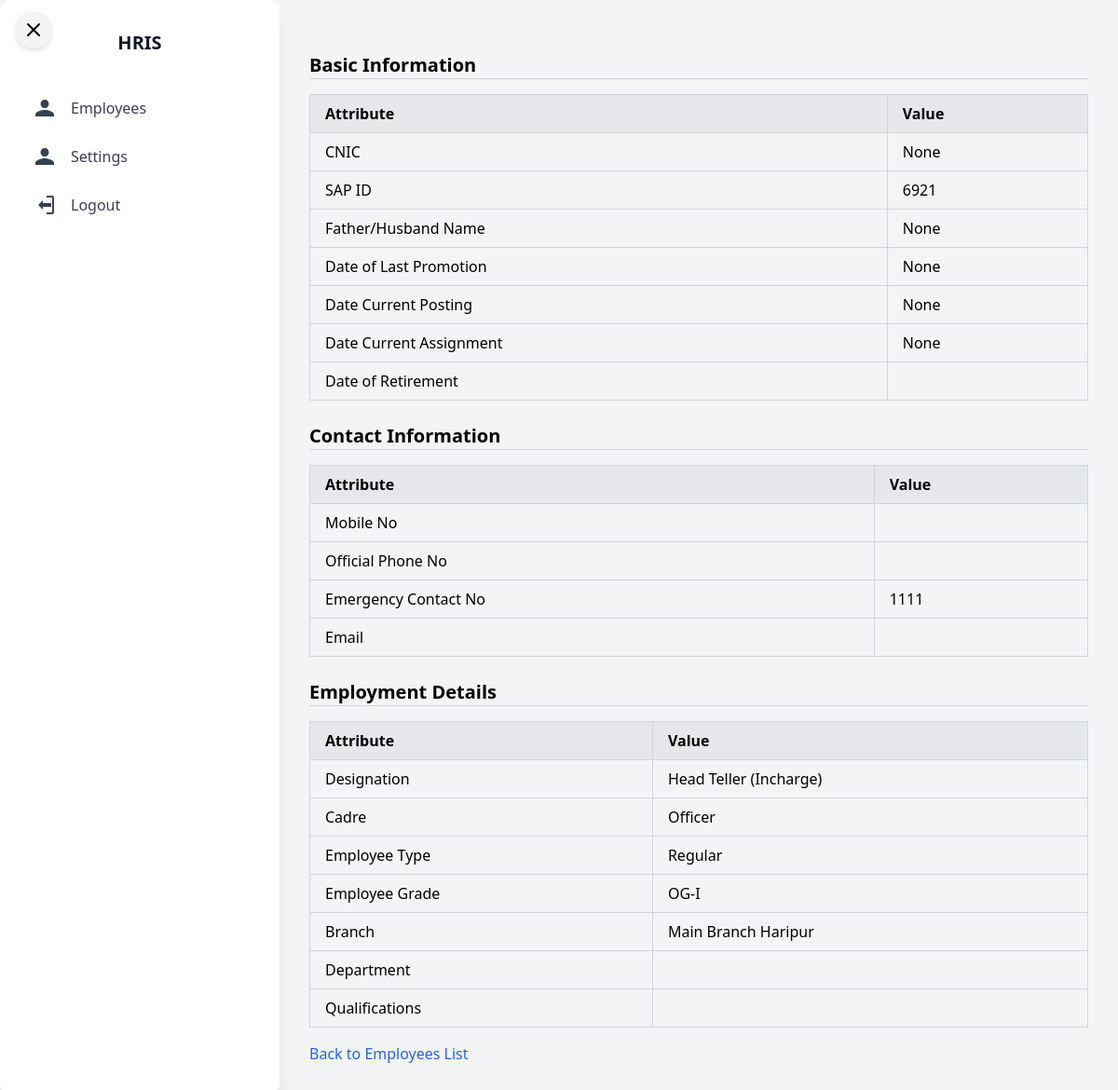
/employee/6921/ (signed in), run on the app's committed database.
### HRIS_App/models.py (models this page shows, shortened)
class Employee(AbstractBaseUser):
    email = models.EmailField(verbose_name="Email", max_length=255, blank=True, null=True, unique=True)
    name = models.CharField(max_length=200)
    password = models.CharField(max_length=128, blank=True, null=True)  # Allow null and blank
    is_active = models.BooleanField(default=True)
    is_admin = models.BooleanField(default=False)
    is_admin_employee = models.BooleanField(default=False)
    created_at = models.DateTimeField(auto_now_add=True)
    updated_at = models.DateTimeField(auto_now=True)
    TRANSFER_CHOICES = [
        ('within_group', 'Transferred within Group'),
        ('outside_group', 'Transferred outside Group'),
    ]
    cnic_no = models.CharField(max_length=13, unique=True, blank=True, null=True)
    husband_or_father_name = models.CharField(max_length=100, blank=True, null=True)
    SAP_ID = models.IntegerField(default=None, unique=True, blank=True, null=True,)
    designation = models.ForeignKey(
        'Designation', on_delete=models.SET_NULL, null=True, blank=True, to_field='title'
    )
    cadre = models.ForeignKey(
        'Cadre', on_delete=models.SET_NULL, null=True, blank=True
    )
    employee_type = models.ForeignKey(
        'EmployeeType', on_delete=models.SET_NULL, null=True, blank=True, to_field='name'
    )
    employee_grade = models.ForeignKey(
        'EmployeeGrade', on_delete=models.SET_NULL, null=True, blank=True, to_field="grade_name"
    )
    branch = models.ForeignKey(
        'Branch', on_delete=models.CASCADE, null=True, blank=True, related_name='employees', to_field="branch_code"
    )
    qualifications = models.ManyToManyField(
        'Qualification', related_name='employees', blank=True
    )
    region = models.ForeignKey(
        'Region', on_delete=models.CASCADE, null=True, to_field="name",  blank=True, related_name='employees'
    )
    date_of_last_promotion = models.DateField(blank=True, null=True)
    date_current_posting = models.DateField(blank=True, null=True)
    date_current_assignment = models.DateField(blank=True, null=True)
    mobile_number = models.CharField(max_length=15, blank=True, null=True, default="1111")
    admin_signature = models.BooleanField(default=False)
    phone_no_emergency_contact = models.CharField(max_length=15, blank=True, null=True, default="1111")
    date_of_joining = models.DateField(blank=True, null=True)
    user_group = models.CharField(max_length=200, default=None, blank=True, null=True)
    transferred_status = models.CharField(max_length=20, choices=TRANSFER_CHOICES, blank=True, null=True)
    pending_inquiry = models.BooleanField(default=False)
    remarks = models.TextField(blank=True, null=True)
    transfer_remarks = models.TextField(blank=True, null=True)
    GRADE_CHOICES = [
        ('A - Excellent', 'A - Excellent'),
        ('B - Very Good', 'B - Very Good'),
        ('C - Good', 'C - Good'),
        ('D - Needs Improvement', 'D - Needs Improvement'),
        ('E - Unsatisfactory', 'E - Unsatisfactory'),
    ]
    grade_assignment = models.CharField(max_length=100, choices=GRADE_CHOICES, blank=True, null=True)
    objects = MyUserManager()
    USERNAME_FIELD = "email"
    REQUIRED_FIELDS = ["name"]
    class Meta:
        verbose_name = "Employee"
        verbose_name_plural = " Employees"

class Designation(models.Model):
    title = models.CharField(max_length=100, unique=True)
    description = models.TextField(blank=True, null=True, default="Null")
    def __str__(self):
        return self.title

class Cadre(models.Model):
    name = models.CharField(max_length=100)
    description = models.TextField(blank=True, null=True)
    def __str__(self):
        return self.name

class EmployeeType(models.Model):
    name = models.CharField(max_length=100, unique=True)
    description = models.TextField(blank=True, null=True)
    def __str__(self):
        return self.name
    class Meta:
        verbose_name = "Employee Type"
        verbose_name_plural = " Employee Types"

class EmployeeGrade(models.Model):
    grade_name = models.CharField(max_length=100, unique=True)
    description = models.TextField(blank=True, null=True)
    def __str__(self):
        return self.grade_name
    class Meta:
        verbose_name = "Employee Grade"
        verbose_name_plural = " Employee Grades"

class Branch(models.Model):
    branch_code = models.IntegerField(unique=True)
    branch_name = models.CharField(max_length=500)
    branch_Category = models.CharField(max_length=100, default=None)
    branch_address = models.TextField(blank=True, null=True)
    region = models.ForeignKey(Region, on_delete=models.CASCADE, to_field="name", null=True,  blank=True)
    def __str__(self):
        return self.branch_name
    class Meta:
        verbose_name = "Branch"
        verbose_name_plural = " Branches"

### HRIS_App/views.py (the view)
# urls.py: path('employee/<int:sap_id>/', views.employee_detail_view, name='employee_detail'),
@login_required(login_url='account:login')
def employee_detail_view(request, sap_id):
    employee = get_object_or_404(Employee, SAP_ID=sap_id)
    return render(request, 'HRIS_App/employee_details.html', {'employee': employee})

### HRIS_App/templates/HRIS_App/employee_details.html (shortened to what this page needs)
{% extends "sidebar.html" %}
{% block content %}
<div class="container mx-auto p-4">
    <h2 class="text-xl font-semibold mt-6">Basic Information</h2>
    <hr class="border-gray-300 mb-4">
    <div class="overflow-x-auto">
        <table class="min-w-full border-collapse border border-gray-400">
            <thead>
                <tr class="bg-gray-200">
                    <th class="border border-gray-300 px-4 py-2 text-left">Attribute</th>
                    <th class="border border-gray-300 px-4 py-2 text-left">Value</th>
                </tr>
            </thead>
            <tbody>
                <tr class="hover:bg-gray-100">
                    <td class="border border-gray-300 px-4 py-2">CNIC</td>
                    <td class="border border-gray-300 px-4 py-2">{{ employee.cnic_no }}</td>
                </tr>
                <tr class="hover:bg-gray-100">
                    <td class="border border-gray-300 px-4 py-2">SAP ID</td>
                    <td class="border border-gray-300 px-4 py-2">{{ employee.SAP_ID }}</td>
                </tr>
                <tr class="hover:bg-gray-100">
                    <td class="border border-gray-300 px-4 py-2">Father/Husband Name</td>
                    <td class="border border-gray-300 px-4 py-2">{{ employee.husband_or_father_name }}</td>
                </tr>
                <tr class="hover:bg-gray-100">
                    <td class="border border-gray-300 px-4 py-2">Date of Last Promotion</td>
                    <td class="border border-gray-300 px-4 py-2">{{ employee.date_of_last_promotion }}</td>
                </tr>
                <tr class="hover:bg-gray-100">
                    <td class="border border-gray-300 px-4 py-2">Date Current Posting</td>
                    <td class="border border-gray-300 px-4 py-2">{{ employee.date_current_posting }}</td>
                </tr>
                <tr class="hover:bg-gray-100">
                    <td class="border border-gray-300 px-4 py-2">Date Current Assignment</td>
                    <td class="border border-gray-300 px-4 py-2">{{ employee.date_current_assignment }}</td>
                </tr>
                <tr class="hover:bg-gray-100">
                    <td class="border border-gray-300 px-4 py-2">Date of Retirement</td>
                    <td class="border border-gray-300 px-4 py-2">{{ employee.date_of_retirement }}</td>
                </tr>
            </tbody>
        </table>
    </div>
    <h2 class="text-xl font-semibold mt-6">Contact Information</h2>
    <hr class="border-gray-300 mb-4">
    <div class="overflow-x-auto">
        <table class="min-w-full border-collapse border border-gray-400">
            <thead>
                <tr class="bg-gray-200">
                    <th class="border border-gray-300 px-4 py-2 text-left">Attribute</th>
                    <th class="border border-gray-300 px-4 py-2 text-left">Value</th>
                </tr>
            </thead>
            <tbody>
                <tr class="hover:bg-gray-100">
                    <td class="border border-gray-300 px-4 py-2">Mobile No</td>
                    <td class="border border-gray-300 px-4 py-2">{{ employee.mobile_no }}</td>
                </tr>
                <tr class="hover:bg-gray-100">
                    <td class="border border-gray-300 px-4 py-2">Official Phone No</td>
                    <td class="border border-gray-300 px-4 py-2">{{ employee.phone_no_official }}</td>
                </tr>
                <tr class="hover:bg-gray-100">
                    <td class="border border-gray-300 px-4 py-2">Emergency Contact No</td>
                    <td class="border border-gray-300 px-4 py-2">{{ employee.phone_no_emergency_contact }}</td>
                </tr>
                <tr class="hover:bg-gray-100">
                    <td class="border border-gray-300 px-4 py-2">Email</td>
                    <td class="border border-gray-300 px-4 py-2">{{ employee.employee_email }}</td>
                </tr>
            </tbody>
        </table>
    </div>
    <h2 class="text-xl font-semibold mt-6">Employment Details</h2>
    <hr class="border-gray-300 mb-4">
    <div class="overflow-x-auto">
        <table class="min-w-full border-collapse border border-gray-400">
            <thead>
                <tr class="bg-gray-200">
                    <th class="border border-gray-300 px-4 py-2 text-left">Attribute</th>
                    <th class="border border-gray-300 px-4 py-2 text-left">Value</th>
                </tr>
            </thead>
            <tbody>
                <tr class="hover:bg-gray-100">
                    <td class="border border-gray-300 px-4 py-2">Designation</td>
                    <td class="border border-gray-300 px-4 py-2">{{ employee.designation }}</td>
                </tr>
                <tr class="hover:bg-gray-100">
                    <td class="border border-gray-300 px-4 py-2">Cadre</td>
                    <td class="border border-gray-300 px-4 py-2">{{ employee.cadre }}</td>
                </tr>
                <tr class="hover:bg-gray-100">
                    <td class="border border-gray-300 px-4 py-2">Employee Type</td>
                    <td class="border border-gray-300 px-4 py-2">{{ employee.employee_type }}</td>
                </tr>
                <tr class="hover:bg-gray-100">
                    <td class="border border-gray-300 px-4 py-2">Employee Grade</td>
                    <td class="border border-gray-300 px-4 py-2">{{ employee.employee_grade }}</td>
                </tr>
                <tr class="hover:bg-gray-100">
                    <td class="border border-gray-300 px-4 py-2">Branch</td>
                    <td class="border border-gray-300 px-4 py-2">{{ employee.branch }}</td>
                </tr>
                <tr class="hover:bg-gray-100">
                    <td class="border border-gray-300 px-4 py-2">Department</td>
                    <td class="border border-gray-300 px-4 py-2">{{ employee.department }}</td>
                </tr>
                <tr class="hover:bg-gray-100">
                    <td class="border border-gray-300 px-4 py-2">Qualifications</td>
                    <td class="border border-gray-300 px-4 py-2">
                    </td>
                </tr>
            </tbody>
        </table>
    </div>
    <a href="{% url 'HRMS:employees_view' %}" class="mt-4 inline-block text-blue-600">Back to Employees List</a>
</div>
{% endblock content %}

### templates/sidebar.html (shortened to what this page needs)
{% load static %}
<!doctype html>
<html>
<head>
    <link href="https://cdn.jsdelivr.net/npm/tailwindcss@2.2.19/dist/tailwind.min.css" rel="stylesheet">
</head>
<body class="bg-gray-100 min-h-screen">
    <div class="flex h-screen">
        <button id="toggleSidebar" class="fixed top-3 left-4 z-50 p-2 rounded-full bg-gray-100 shadow-md hover:shadow-lg hover:bg-gray-200 transition">
            <svg id="iconHide" xmlns="http://www.w3.org/2000/svg" fill="none" stroke="currentColor" stroke-width="2" viewBox="0 0 24 24" class="h-6 w-6">
                <path stroke-linecap="round" stroke-linejoin="round" d="M6 6l12 12M6 18L18 6" />
            </svg>
        </button>
        <div id="sidebar" class="relative flex flex-col bg-clip-border rounded-xl bg-white text-gray-700 w-1/4 p-4 shadow-xl shadow-blue-gray-900/5 transition-transform duration-300 ease-in-out">
            <a href="{% url 'HRMS:home' %}">
                <div class="mb-2 p-4">
                    <h5 class="block antialiased tracking-normal text-center font-sans text-xl font-semibold leading-snug text-gray-900">
                        HRIS</h5>
                </div>
            </a>
            {% if request.user.is_authenticated %}
            <nav class="flex flex-col gap-1 min-w-[240px] p-2 font-sans text-base font-normal text-gray-700">
                <a href="{% url 'HRMS:employees_view' %}">
                    <div class="flex items-center w-full p-3 rounded-lg text-start leading-tight transition-all hover:bg-blue-100">
                        <div class="grid place-items-center mr-4">
                            <svg xmlns="http://www.w3.org/2000/svg" fill="currentColor" viewBox="0 0 24 24" class="h-6 w-6 text-gray-700 hover:text-blue-600">
                                <path d="M12 12c2.5 0 4.5-2 4.5-4.5S14.5 3 12 3 7.5 5 7.5 7.5 9.5 12 12 12zm0 2c-3.3 0-10 1.7-10 5v2h20v-2c0-3.3-6.7-5-10-5z"/>
                            </svg>
                        </div>
                        Employees
                    </div>
                </a>
                <a href="{% url 'account:password_change' %}">
                    <div class="flex items-center w-full p-3 rounded-lg text-start leading-tight transition-all hover:bg-blue-100">
                        <div class="grid place-items-center mr-4">
                            <svg xmlns="http://www.w3.org/2000/svg" fill="currentColor" viewBox="0 0 24 24" class="h-6 w-6 text-gray-700 hover:text-blue-600">
                                <path d="M12 12c2.5 0 4.5-2 4.5-4.5S14.5 3 12 3 7.5 5 7.5 7.5 9.5 12 12 12zm0 2c-3.3 0-10 1.7-10 5v2h20v-2c0-3.3-6.7-5-10-5z"/>
                            </svg>
                        </div>
                        Settings
                    </div>
                </a>
                {% endif %}
                {% if not request.user.is_authenticated %}
                <a href="{% url 'account:login' %}">
                    <div class="flex items-center w-full p-3 rounded-lg text-start leading-tight transition-all hover:bg-blue-100">
                        <div class="grid place-items-center mr-4">
                            <svg xmlns="http://www.w3.org/2000/svg" fill="currentColor" viewBox="0 0 24 24" class="h-6 w-6 text-gray-700 hover:text-blue-600">
                                <path d="M15 14h-4v-4h4V6l6 6-6 6v-4zM4 4h10v2H4v12h10v2H4a2 2 0 01-2-2V6a2 2 0 012-2z"/>
                            </svg>
                        </div>
                        Login
                    </div>
                </a>
                {% else %}
                <a href="{% url 'account:logout' %}">
                    <div class="flex items-center w-full p-3 rounded-lg text-start leading-tight transition-all hover:bg-blue-100">
                        <div class="grid place-items-center mr-4">
                            <svg xmlns="http://www.w3.org/2000/svg" fill="currentColor" viewBox="0 0 24 24" class="h-6 w-6 text-gray-700 hover:text-blue-600">
                                <path d="M10 17l-5-5 5-5v3h9v4H10v3zM20 4h-6V2h6a2 2 0 012 2v16a2 2 0 01-2 2h-6v-2h6V4z"/>
                            </svg>
                        </div>
                        Logout
                    </div>
                </a>
                {% endif %}
            </nav>
        </div>
        <div class="flex-1 p-4 overflow-y-auto">
            {% block content %}
            {% endblock content %}
        </div>
    </div>
</body>
</html>

### data on the page
Employee: cnic_no "None", SAP_ID "6921", husband_or_father_name "None", date_of_last_promotion "None", date_current_posting "None", date_current_assignment "None", phone_no_emergency_contact "1111", designation "Head Teller (Incharge)", cadre "Officer", employee_type "Regular", employee_grade "OG-I", branch "Main Branch Haripur"
